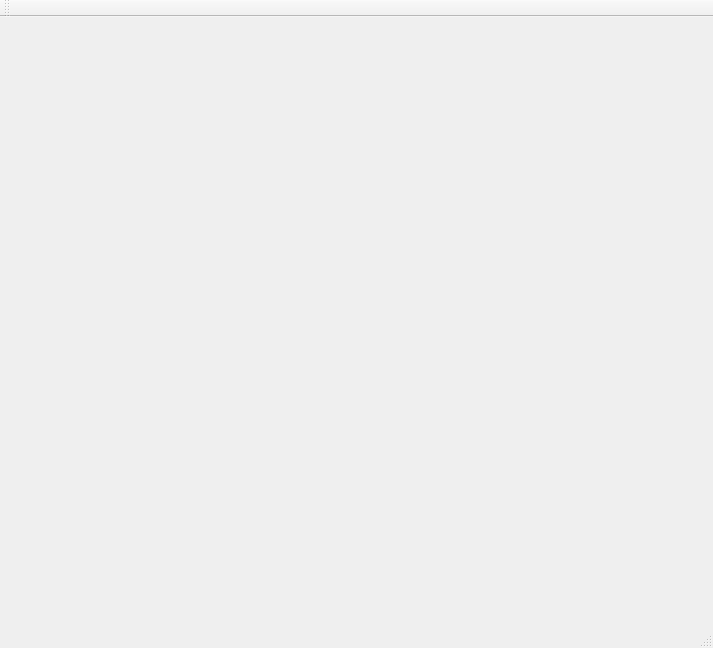
<?xml version="1.0" encoding="UTF-8"?>
<ui version="4.0">
 <class>MainWindow</class>
 <widget class="QMainWindow" name="MainWindow">
  <property name="geometry">
   <rect>
    <x>0</x>
    <y>0</y>
    <width>713</width>
    <height>648</height>
   </rect>
  </property>
  <property name="windowTitle">
   <string>MainWindow</string>
  </property>
  <widget class="QWidget" name="centralWidget">
   <widget class="QGLESWIDGET" name="widget" native="true">
    <property name="geometry">
     <rect>
      <x>10</x>
      <y>10</y>
      <width>600</width>
      <height>600</height>
     </rect>
    </property>
   </widget>
  </widget>
  <widget class="QMenuBar" name="menuBar">
   <property name="geometry">
    <rect>
     <x>0</x>
     <y>0</y>
     <width>713</width>
     <height>25</height>
    </rect>
   </property>
  </widget>
  <widget class="QToolBar" name="mainToolBar">
   <attribute name="toolBarArea">
    <enum>TopToolBarArea</enum>
   </attribute>
   <attribute name="toolBarBreak">
    <bool>false</bool>
   </attribute>
  </widget>
  <widget class="QStatusBar" name="statusBar"/>
 </widget>
 <layoutdefault spacing="6" margin="11"/>
 <customwidgets>
  <customwidget>
   <class>QGLESWIDGET</class>
   <extends>QWidget</extends>
   <header>qgleswidget.h</header>
   <container>1</container>
  </customwidget>
 </customwidgets>
 <resources/>
 <connections/>
</ui>
